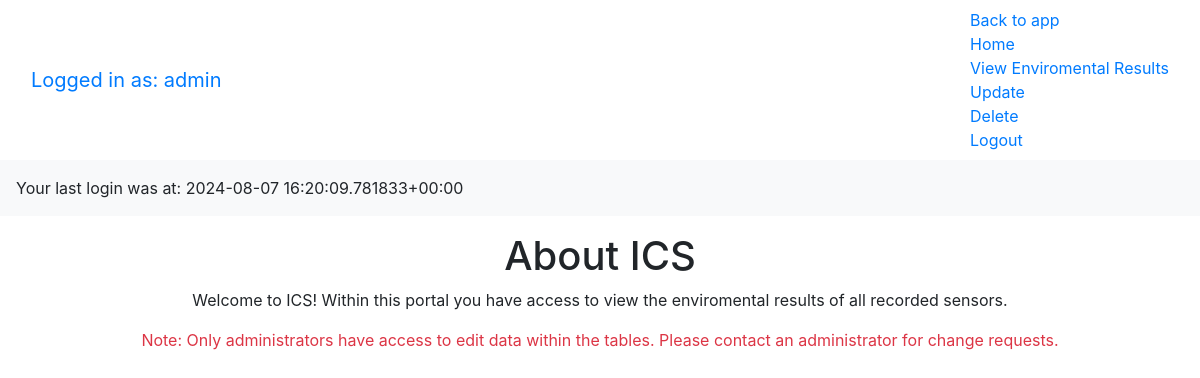
Before: /home (signed in) with the older database file.
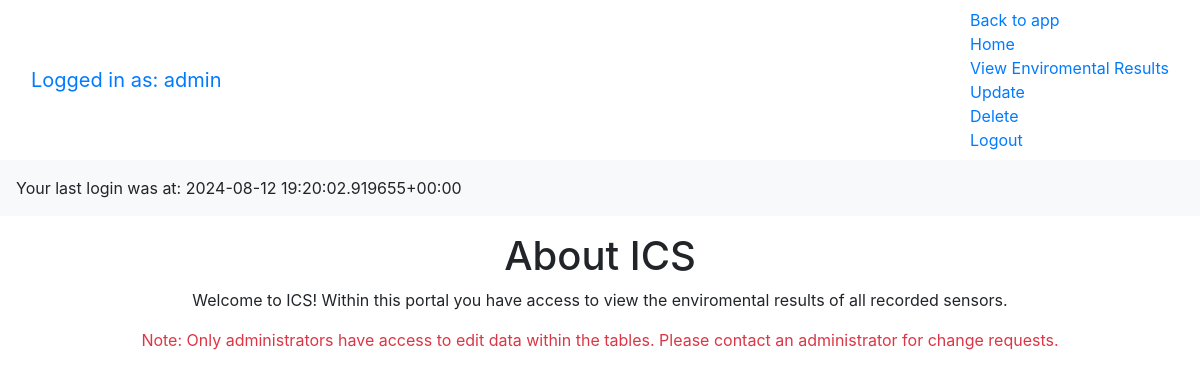
After: the same page with the newer database file.
### tables this page shows
CREATE TABLE profile (
        id INTEGER PRIMARY KEY AUTOINCREMENT,
        username TEXT UNIQUE NOT NULL,
        password_hash TEXT NOT NULL,
        last_login TIMESTAMP
    );

### app.py (the view)
@app.route("/home")
def home():
    if 'username' in session:
        conn = db_conn()
        user = conn.execute('SELECT last_login FROM profile WHERE username = ?', \
                            (session['username'],)).fetchone()
        conn.close()
        last_login = user['last_login'] if user else None
        return render_template('home.html', username=session['username'], last_login=last_login)
    return 'You are not logged in'

### app.py (called while the page is built)
def db_conn():
    conn = sqlite3.connect('data.db')
    conn.row_factory = sqlite3.Row
    return conn

### templates/home.html (shortened to what this page needs)
<!DOCTYPE html>
<html>
<head>
    <link rel="stylesheet" href="https://stackpath.bootstrapcdn.com/bootstrap/4.1.3/css/bootstrap.min.css">
</head>
<body>
    {% include 'menu.html' %}
    {% if last_login %}
        <p class="p-3 bg-light">Your last login was at: {{ last_login }}</p>
    {% else %}
        <p>No login timestamp available.</p>
    {% endif %}
    <div class="container">
        <h1 class="text-center">About ICS</h1>
        <p class="text-center">
            Welcome to ICS! Within this portal you have access to view the enviromental results of all recorded sensors.
        </p>
        <p class="text-center text-danger">
            Note: Only administrators have access to edit data within the tables. Please contact an administrator for change requests.
        </p>
    </div>
</body>
</html>

### templates/menu.html
<nav class="navbar navbar-default">
    <div class="container-fluid">
        <div class="navbar-header">
            <a class="navbar-brand" href="/">Logged in as: {{ username }}</a>
        </div>
        <ul class="nav navbar-nav">
            <li class="active"><a href="/">Back to app</a></li>
            <li><a href="/home">Home</a></li>
            <li><a href="/enviroment">View Enviromental Results</a></li>
            <li><a href="/update">Update</a></li>
            <li><a href="/delete">Delete</a></li>
            <li><a href="/logout">Logout</a></li>
        </ul>
    </div>
</nav>

Changed rows visible on the page:
changed profile "admin": last_login "2024-08-07 16:20:09.781833+00:00" → "2024-08-12 19:20:02.919655+00:00"
